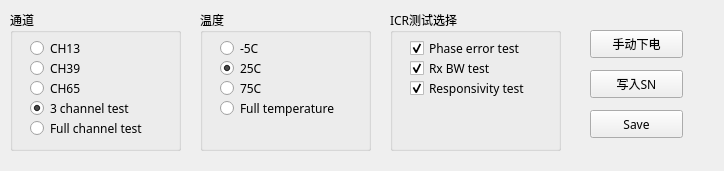
<?xml version="1.0" encoding="UTF-8"?>
<ui version="4.0">
 <class>Form</class>
 <widget class="QWidget" name="Form">
  <property name="geometry">
   <rect>
    <x>0</x>
    <y>0</y>
    <width>724</width>
    <height>171</height>
   </rect>
  </property>
  <property name="windowTitle">
   <string>Debug模式</string>
  </property>
  <widget class="QGroupBox" name="groupBox">
   <property name="geometry">
    <rect>
     <x>10</x>
     <y>10</y>
     <width>171</width>
     <height>141</height>
    </rect>
   </property>
   <property name="font">
    <font>
     <family>Microsoft YaHei</family>
    </font>
   </property>
   <property name="title">
    <string>通道</string>
   </property>
   <widget class="QRadioButton" name="radioButton_4">
    <property name="geometry">
     <rect>
      <x>20</x>
      <y>90</y>
      <width>181</width>
      <height>16</height>
     </rect>
    </property>
    <property name="text">
     <string>3 channel test</string>
    </property>
    <property name="checked">
     <bool>true</bool>
    </property>
   </widget>
   <widget class="QRadioButton" name="radioButton_2">
    <property name="geometry">
     <rect>
      <x>20</x>
      <y>50</y>
      <width>181</width>
      <height>16</height>
     </rect>
    </property>
    <property name="text">
     <string>CH39</string>
    </property>
   </widget>
   <widget class="QRadioButton" name="radioButton">
    <property name="geometry">
     <rect>
      <x>20</x>
      <y>30</y>
      <width>181</width>
      <height>16</height>
     </rect>
    </property>
    <property name="text">
     <string>CH13</string>
    </property>
   </widget>
   <widget class="QRadioButton" name="radioButton_3">
    <property name="geometry">
     <rect>
      <x>20</x>
      <y>70</y>
      <width>181</width>
      <height>16</height>
     </rect>
    </property>
    <property name="text">
     <string>CH65</string>
    </property>
   </widget>
   <widget class="QRadioButton" name="radioButton_9">
    <property name="geometry">
     <rect>
      <x>20</x>
      <y>110</y>
      <width>181</width>
      <height>16</height>
     </rect>
    </property>
    <property name="text">
     <string>Full channel test</string>
    </property>
    <property name="checked">
     <bool>false</bool>
    </property>
   </widget>
  </widget>
  <widget class="QGroupBox" name="groupBox_2">
   <property name="geometry">
    <rect>
     <x>200</x>
     <y>10</y>
     <width>171</width>
     <height>141</height>
    </rect>
   </property>
   <property name="font">
    <font>
     <family>Microsoft YaHei</family>
    </font>
   </property>
   <property name="title">
    <string>温度</string>
   </property>
   <widget class="QRadioButton" name="radioButton_5">
    <property name="geometry">
     <rect>
      <x>20</x>
      <y>90</y>
      <width>181</width>
      <height>16</height>
     </rect>
    </property>
    <property name="text">
     <string>Full temperature</string>
    </property>
    <property name="checked">
     <bool>false</bool>
    </property>
   </widget>
   <widget class="QRadioButton" name="radioButton_6">
    <property name="geometry">
     <rect>
      <x>20</x>
      <y>50</y>
      <width>181</width>
      <height>16</height>
     </rect>
    </property>
    <property name="text">
     <string>25C</string>
    </property>
    <property name="checked">
     <bool>true</bool>
    </property>
   </widget>
   <widget class="QRadioButton" name="radioButton_7">
    <property name="geometry">
     <rect>
      <x>20</x>
      <y>30</y>
      <width>181</width>
      <height>16</height>
     </rect>
    </property>
    <property name="text">
     <string>-5C</string>
    </property>
   </widget>
   <widget class="QRadioButton" name="radioButton_8">
    <property name="geometry">
     <rect>
      <x>20</x>
      <y>70</y>
      <width>181</width>
      <height>16</height>
     </rect>
    </property>
    <property name="text">
     <string>75C</string>
    </property>
   </widget>
  </widget>
  <widget class="QPushButton" name="pushButton">
   <property name="geometry">
    <rect>
     <x>590</x>
     <y>110</y>
     <width>93</width>
     <height>28</height>
    </rect>
   </property>
   <property name="font">
    <font>
     <family>Microsoft YaHei</family>
    </font>
   </property>
   <property name="text">
    <string>Save</string>
   </property>
  </widget>
  <widget class="QPushButton" name="pushButton_2">
   <property name="geometry">
    <rect>
     <x>590</x>
     <y>30</y>
     <width>93</width>
     <height>28</height>
    </rect>
   </property>
   <property name="font">
    <font>
     <family>Microsoft YaHei</family>
    </font>
   </property>
   <property name="text">
    <string>手动下电</string>
   </property>
  </widget>
  <widget class="QGroupBox" name="groupBox_3">
   <property name="geometry">
    <rect>
     <x>390</x>
     <y>10</y>
     <width>171</width>
     <height>141</height>
    </rect>
   </property>
   <property name="font">
    <font>
     <family>Microsoft YaHei</family>
    </font>
   </property>
   <property name="title">
    <string>ICR测试选择</string>
   </property>
   <widget class="QCheckBox" name="checkBox_11">
    <property name="geometry">
     <rect>
      <x>20</x>
      <y>50</y>
      <width>181</width>
      <height>16</height>
     </rect>
    </property>
    <property name="text">
     <string>Rx BW test</string>
    </property>
    <property name="checked">
     <bool>true</bool>
    </property>
   </widget>
   <widget class="QCheckBox" name="checkBox_12">
    <property name="geometry">
     <rect>
      <x>20</x>
      <y>30</y>
      <width>181</width>
      <height>16</height>
     </rect>
    </property>
    <property name="text">
     <string>Phase error test</string>
    </property>
    <property name="checked">
     <bool>true</bool>
    </property>
   </widget>
   <widget class="QCheckBox" name="checkBox_13">
    <property name="geometry">
     <rect>
      <x>20</x>
      <y>70</y>
      <width>181</width>
      <height>16</height>
     </rect>
    </property>
    <property name="text">
     <string>Responsivity test</string>
    </property>
    <property name="checked">
     <bool>true</bool>
    </property>
   </widget>
  </widget>
  <widget class="QPushButton" name="pushButton_3">
   <property name="geometry">
    <rect>
     <x>590</x>
     <y>70</y>
     <width>93</width>
     <height>28</height>
    </rect>
   </property>
   <property name="font">
    <font>
     <family>Microsoft YaHei</family>
    </font>
   </property>
   <property name="text">
    <string>写入SN</string>
   </property>
  </widget>
 </widget>
 <resources/>
 <connections/>
 <slots>
  <slot>slot1()</slot>
 </slots>
</ui>
